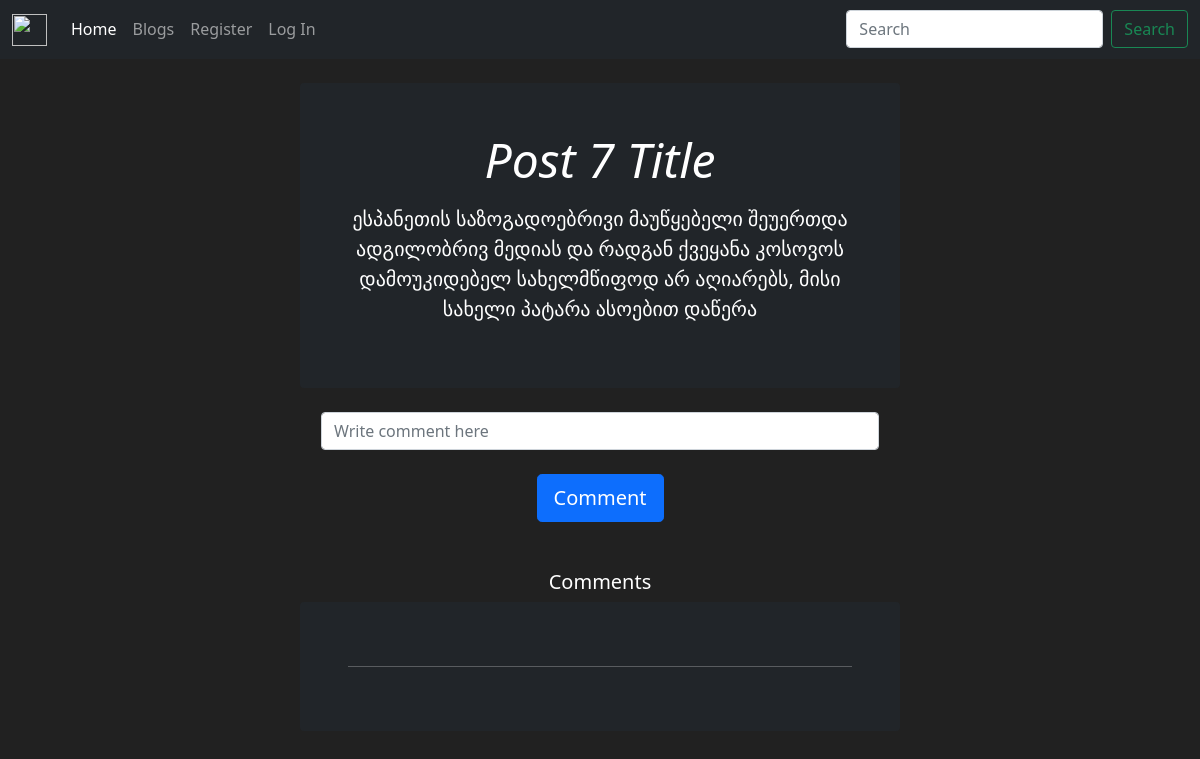
/blogs/7, run on an earlier commit of the app's database.
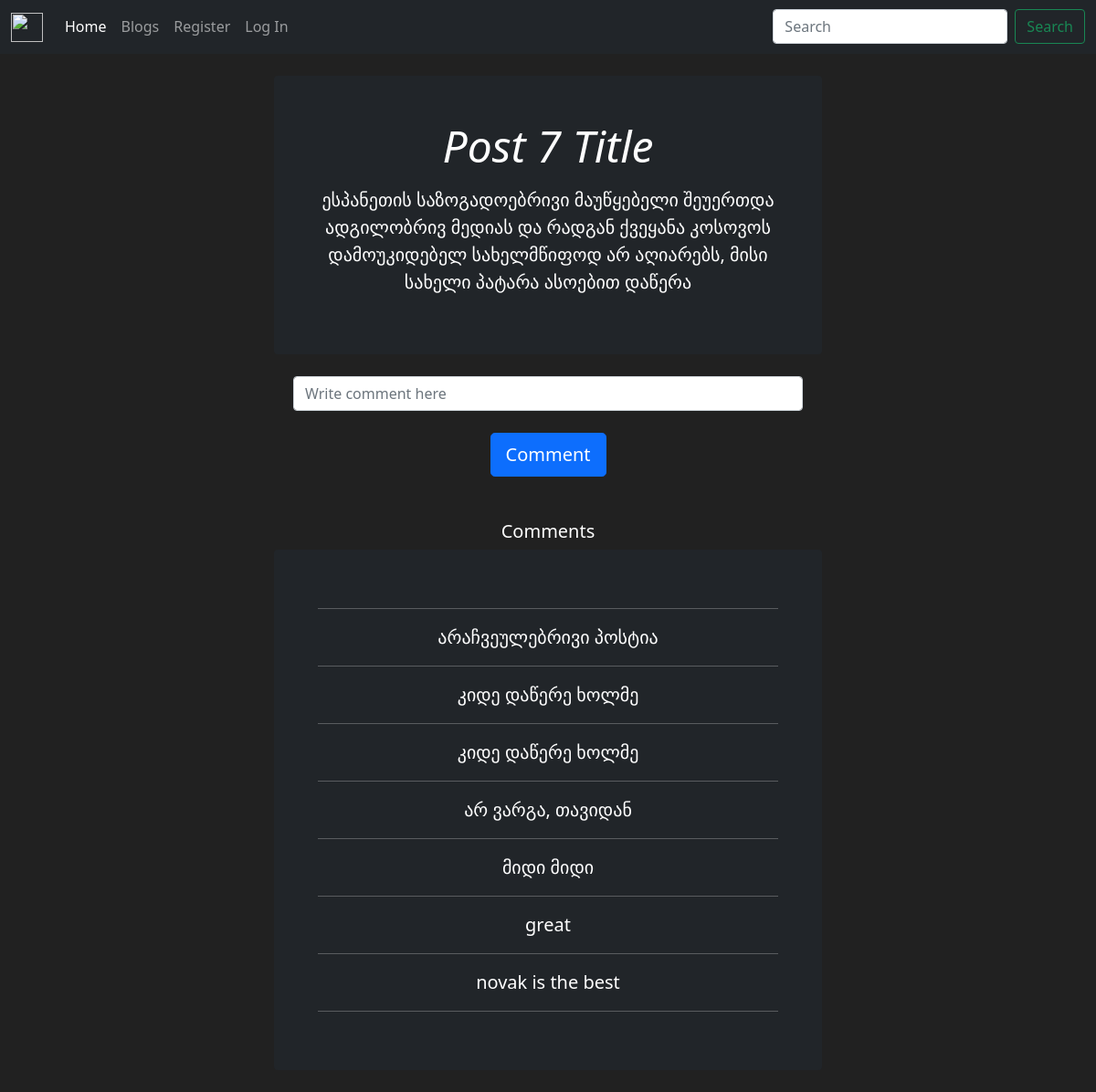
And on a later commit of the database.
### blog/models.py (models this page shows, shortened)
class Comment(db.Model):
    id = db.Column(db.Integer(), primary_key=True)
    comment = db.Column(db.String(length=1000), nullable=False)
    like = db.Column(db.Integer(), nullable=False, default=0)
    date = db.Column(db.DateTime(), nullable=False, default=datetime.utcnow)
    owner_user = db.Column(db.Integer(), db.ForeignKey('user.id'))
    owner_post = db.Column(db.Integer(), db.ForeignKey('post.id'))

### blog/routes.py (the view)
@app.route('/blogs/<int:id>', methods=['GET', 'POST'])
def individual_blog(id):
    form = CommentForm()
    blog = Post.query.filter_by(id=id).first()
    comments = Comment.query.filter_by(owner_post=id).all()
    if form.validate_on_submit():
        new_comment = Comment(comment=form.comment.data)
        db.session.add(new_comment)
        db.session.commit()
        new_comment.set_comment_owner(id)
        return redirect(f"/blogs/{id}")
    return render_template('individual_blog.html', blog=blog, comments=comments, form=form)

### blog/forms.py
class CommentForm(FlaskForm):
    comment = StringField(label='Write comment here', validators=[DataRequired()])
    submit = SubmitField(label='Comment')

### blog/templates/individual_blog.html (shortened to what this page needs)
{% extends "base.html" %}
{% block content %}
<br>
<div class="p-4 p-md-5 mb-4 text-white rounded bg-dark" id="blog-id">
    <div class="col-md-12 px-0">
      <h1 class="display-5 fst-italic">{{blog.title}}</h1>
      <p class="lead my-3">{{blog.post}}</p>
    </div>
</div>
<div class="container">
    <form method="post", class="form-login", style="color:white">
        {{ form.comment(class="form-control blog-comment", placeholder="Write comment here") }}
        <br>
        {{ form.submit(class="btn btn-lg btn-block btn-primary") }}
    </form>
</div>
<br><br>
<h5>Comments</h5>
<div class="p-4 p-md-5 mb-4 text-white rounded bg-dark" id="comment-id">
    <hr>
    {% for comm in comments %}
    <div class="col-md-12 px-0">
      <p class="lead my-3">{{comm.comment}}</p>
    </div>
    <hr>
    {% endfor %}
</div>
{% endblock %}

What changed in the data, as far as the page shows it:
added Comment: comment "არაჩვეულებრივი პოსტია"
added Comment: comment "კიდე დაწერე ხოლმე"
added Comment: comment "კიდე დაწერე ხოლმე"
added Comment: comment "არ ვარგა, თავიდან"
added Comment: comment "მიდი მიდი"
added Comment: comment "great"
added Comment: comment "novak is the best"
